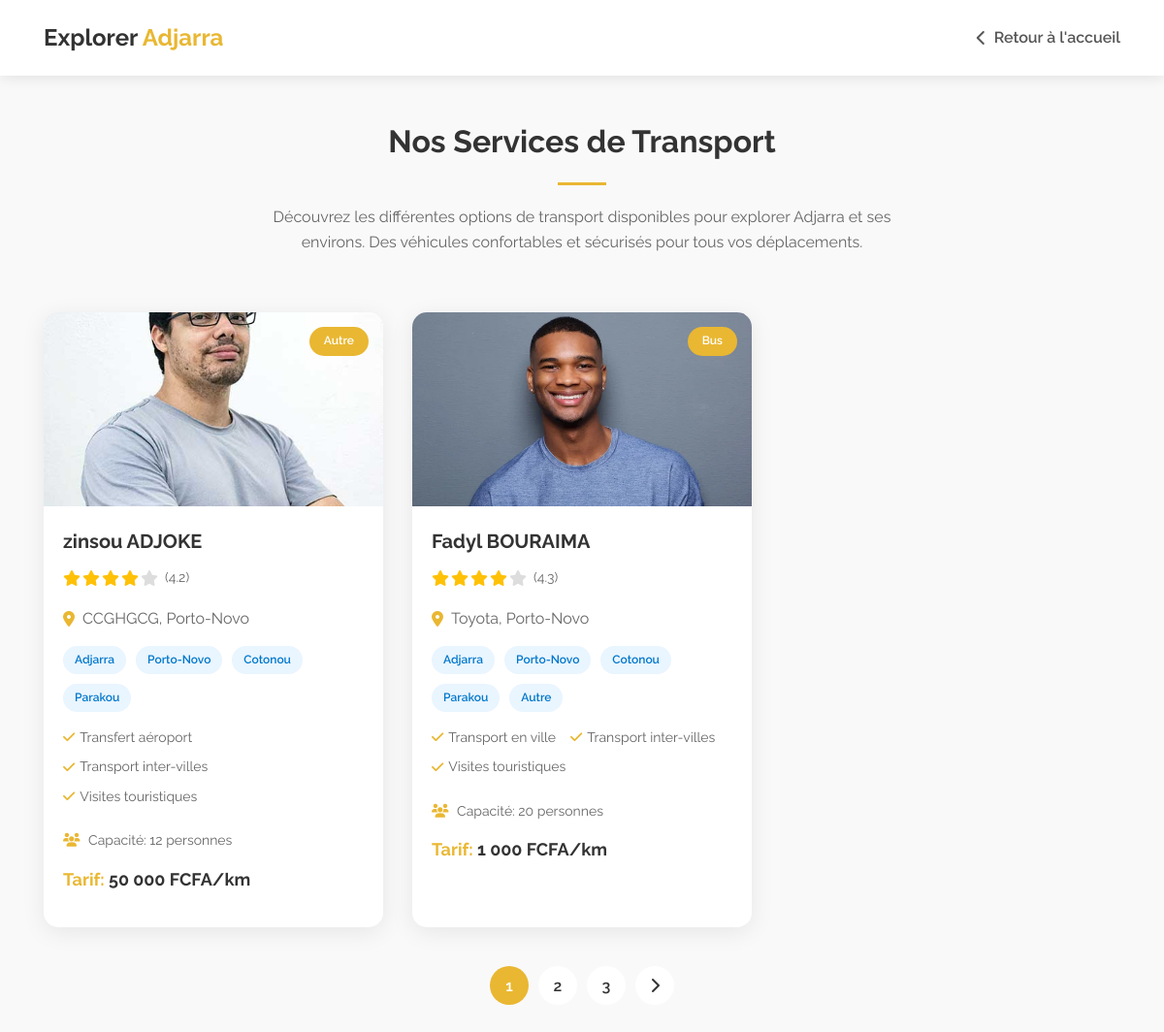
/pages/ptransport.php, run on the app's committed database.
### tables this page shows
CREATE TABLE `transporters` (
  `id` int(11) NOT NULL,
  `first_name` varchar(100) NOT NULL,
  `last_name` varchar(100) NOT NULL,
  `birth_date` date DEFAULT NULL,
  `gender` enum('homme','femme','autre') NOT NULL,
  `address` varchar(255) NOT NULL,
  `city` varchar(100) NOT NULL,
  `phone` varchar(50) NOT NULL,
  `email` varchar(255) NOT NULL,
  `id_number` varchar(50) DEFAULT NULL,
  `driver_license` varchar(50) DEFAULT NULL,
  `experience_years` int(2) NOT NULL,
  `vehicle_type` varchar(255) DEFAULT NULL,
  `vehicle_model` varchar(100) DEFAULT NULL,
  `vehicle_year` int(4) DEFAULT NULL,
  `plate_number` varchar(50) DEFAULT NULL,
  `passenger_capacity` int(2) DEFAULT NULL,
  `languages` varchar(255) DEFAULT NULL,
  `services` varchar(255) DEFAULT NULL,
  `regions` varchar(255) DEFAULT NULL,
  `rate_per_km` decimal(10,2) DEFAULT NULL,
  `biography` text DEFAULT NULL,
  `profile_photo` varchar(255) DEFAULT NULL,
  `vehicle_photos` text DEFAULT NULL,
  `documents` text DEFAULT NULL,
  `username` varchar(50) NOT NULL,
  `password` varchar(255) NOT NULL,
  `status` varchar(20) NOT NULL DEFAULT 'pending',
  `created_at` timestamp NOT NULL DEFAULT current_timestamp()
);

### pages/ptransport.php (the view, shortened to what this page needs)
<?php
try {
    $host = "localhost";
    $dbname = "adjarra";
    $username = "root";
    $password = "Fadyl111";
    $conn = new PDO("mysql:host=$host;dbname=$dbname", $username, $password);
    $conn->setAttribute(PDO::ATTR_ERRMODE, PDO::ERRMODE_EXCEPTION);
    $whereConditions = ["status = 'approved'"];
    $sql = "SELECT * FROM transporters WHERE " . implode(" AND ", $whereConditions);
    $stmt = $conn->prepare($sql);
    $stmt->execute();
    $transports = $stmt->fetchAll(PDO::FETCH_ASSOC);
} catch(PDOException $e) {
    $errorMsg = "Erreur de connexion à la base de données : " . $e->getMessage();
}
function safeGet($array, $key, $default = '') {
    return isset($array[$key]) ? $array[$key] : $default;
}
function textToArray($text) {
    return array_map('trim', explode(',', $text));
}
?>
<!DOCTYPE html>
<html lang="fr">
<head>
    <link rel="stylesheet" href="https://cdnjs.cloudflare.com/ajax/libs/font-awesome/6.4.0/css/all.min.css">
</head>
<body>
    <header>
        <div class="container">
            <div class="header-logo">
                <h1>Explorer <span>Adjarra</span></h1>
                <a href="index.php" class="back-link"><i class="fas fa-chevron-left"></i> Retour à l'accueil</a>
            </div>
        </div>
    </header>
    <div class="main-content">
        <div class="container">
            <div class="section-title">
                <h2>Nos Services de Transport</h2>
                <p>Découvrez les différentes options de transport disponibles pour explorer Adjarra et ses environs. Des véhicules confortables et sécurisés pour tous vos déplacements.</p>
            </div>
            <?php if(isset($errorMsg)): ?>
                <div class="alert alert-danger">
                    <?php echo $errorMsg; ?>
                </div>
            <?php else: ?>
                <div class="transports-grid">
                    <?php foreach($transports as $transport): ?>
                        <?php
                            $photo = '/api/placeholder/400/300';
                            if(!empty(safeGet($transport, 'profile_photo'))) {
                                $photo = $transport['profile_photo'];
                            } elseif(!empty(safeGet($transport, 'vehicle_photos'))) {
                                $vehiclePhotos = textToArray($transport['vehicle_photos']);
                                if(!empty($vehiclePhotos) && isset($vehiclePhotos[0])) {
                                    $photo = $vehiclePhotos[0];
                                }
                            }
                            $services = [];
                            if(!empty(safeGet($transport, 'services'))) {
                                $services = textToArray($transport['services']);
                            }
                            $regions = [];
                            if(!empty(safeGet($transport, 'regions'))) {
                                $regions = textToArray($transport['regions']);
                            }
                            $capacity = !empty(safeGet($transport, 'passenger_capacity')) ? intval($transport['passenger_capacity']) : 0;
                            $rating = mt_rand(30, 50) / 10;
                            $vehicleType = !empty(safeGet($transport, 'vehicle_type')) ? $transport['vehicle_type'] : 'Autre';
                            $fullName = safeGet($transport, 'first_name', 'Anonyme') . ' ' . safeGet($transport, 'last_name', '');
                            $displayType = 'Autre';
                            if(stripos($vehicleType, 'voiture') !== false) {
                                $typeIcon = 'fas fa-car';
                                $displayType = 'Voiture';
                            } elseif(stripos($vehicleType, 'minibus') !== false) {
                                $typeIcon = 'fas fa-shuttle-van';
                                $displayType = 'Minibus';
                            } elseif(stripos($vehicleType, 'bus') !== false) {
                                $displayType = 'Bus';
                            } elseif(stripos($vehicleType, 'moto') !== false || stripos($vehicleType, 'zem') !== false) {
                                $typeIcon = 'fas fa-motorcycle';
                                $displayType = 'Moto/Zem';
                            } elseif(stripos($vehicleType, '4x4') !== false || stripos($vehicleType, 'suv') !== false) {
                                $typeIcon = 'fas fa-truck-monster';
                                $displayType = '4x4/SUV';
                            } elseif(stripos($vehicleType, 'taxi') !== false) {
                                $typeIcon = 'fas fa-taxi';
                                $displayType = 'Taxi';
                            }
                        ?>
                        <div class="transport-card">
                            <div class="transport-image">
                                <img src="<?php echo htmlspecialchars($photo); ?>" alt="<?php echo htmlspecialchars($fullName); ?>">
                                <div class="transport-type"><?php echo htmlspecialchars($displayType); ?></div>
                            </div>
                            <div class="transport-details">
                                <h3 class="transport-name"><?php echo htmlspecialchars($fullName); ?></h3>
                                <div class="transport-rating">
                                    <?php
                                        $fullStars = floor($rating);
                                        $halfStar = ($rating - $fullStars) >= 0.5;
                                        for($i = 0; $i < $fullStars; $i++):
                                    ?>
                                        <span class="star"><i class="fas fa-star"></i></span>
                                    <?php endfor; ?>
                                    <?php for($i = $fullStars + ($halfStar ? 1 : 0); $i < 5; $i++): ?>
                                        <span class="star" style="color: #ddd;"><i class="fas fa-star"></i></span>
                                    <?php endfor; ?>
                                    <?php if($rating > 0): ?>
                                        <span style="margin-left: 5px; font-size: 14px; color: #666;">(<?php echo number_format($rating, 1); ?>)</span>
                                    <?php endif; ?>
                                </div>
                                <div class="transport-location">
                                    <i class="fas fa-map-marker-alt"></i>
                                    <?php
                                        $locationInfo = [];
                                        if(!empty(safeGet($transport, 'vehicle_model'))) $locationInfo[] = $transport['vehicle_model'];
                                        if(!empty(safeGet($transport, 'city'))) $locationInfo[] = $transport['city'];
                                        echo htmlspecialchars(implode(', ', $locationInfo) ?: 'Adjarra');
                                    ?>
                                </div>
                                <?php if(!empty($regions)): ?>
                                <div class="transport-badges">
                                    <?php foreach($regions as $region): ?>
                                        <span class="badge badge-primary"><?php echo htmlspecialchars(ucfirst($region)); ?></span>
                                    <?php endforeach; ?>
                                </div>
                                <?php endif; ?>
                                <?php if(!empty($services)): ?>
                                <div class="transport-features">
                                    <?php
                                        $featuresShown = 0;
                                        foreach($services as $service):
                                            if($featuresShown >= 3) break;
                                            $featuresShown++;
                                    ?>
                                        <?php
                                            $icon = 'fas fa-check';
                                            $label = ucfirst($service);
                                        ?>
                                        <div class="transport-feature"><i class="<?php echo $icon; ?>"></i> <?php echo $label; ?></div>
                                    <?php endforeach; ?>
                                </div>
                                <?php endif; ?>
                                <?php if($capacity > 0): ?>
                                <div class="transport-capacity">
                                    <i class="fas fa-users"></i> Capacité: <?php echo $capacity; ?> personne<?php echo $capacity > 1 ? 's' : ''; ?>
                                </div>
                                <?php endif; ?>
                                <div class="transport-rate">
                                    <span>Tarif:</span>
                                    <?php
                                        if(!empty(safeGet($transport, 'rate_per_km'))) {
                                            echo number_format($transport['rate_per_km'], 0, ',', ' ') . ' FCFA/km';
                                        } else {
                                            echo 'Sur demande';
                                        }
                                    ?>
                                </div>
                            </div>
                        </div>
                    <?php endforeach; ?>
                </div>
                <ul class="pagination">
                    <li class="page-item active"><a class="page-link" href="#">1</a></li>
                    <li class="page-item"><a class="page-link" href="#">2</a></li>
                    <li class="page-item"><a class="page-link" href="#">3</a></li>
                    <li class="page-item"><a class="page-link" href="#"><i class="fas fa-chevron-right"></i></a></li>
                </ul>
            <?php endif; ?>
        </div>
    </div>
</body>
</html>

### pages/ptransport.php (style rules this page uses)
* { margin: 0; padding: 0; box-sizing: border-box; font-family: "Raleway", sans-serif; }
body { line-height: 1.6; color: #333; background-color: #f9f9f9; }
.container { width: 100%; padding-right: 15px; padding-left: 15px; margin-right: auto; margin-left: auto; max-width: 1140px; }
header { background-color: #fff; box-shadow: 0 2px 15px rgba(0, 0, 0, 0.1); padding: 20px 0; position: fixed; width: 100%; top: 0; z-index: 100; }
.header-logo { display: flex; align-items: center; justify-content: space-between; }
.header-logo h1 { font-size: 24px; font-weight: 700; color: #333; }
.header-logo h1 span { color: #e9b732; }
.back-link { display: inline-flex; align-items: center; color: #555; text-decoration: none; transition: all 0.3s ease; font-weight: 600; }
.back-link i { margin-right: 8px; }
.main-content { padding: 120px 0 60px; }
.section-title { text-align: center; padding-bottom: 30px; }
.section-title h2 { font-size: 32px; font-weight: bold; margin-bottom: 20px; padding-bottom: 20px; position: relative; color: #333; }
.section-title h2::after { content: ''; position: absolute; display: block; width: 50px; height: 3px; background: #e9b732; bottom: 0; left: calc(50% - 25px); }
.section-title p { color: #666; max-width: 700px; margin: 0 auto; }
.transports-grid { display: grid; grid-template-columns: repeat(auto-fill, minmax(320px, 1fr)); gap: 30px; margin-top: 30px; }
.transport-card { background: #fff; border-radius: 15px; overflow: hidden; box-shadow: 0 5px 25px rgba(0, 0, 0, 0.08); transition: all 0.3s ease; }
.transport-image { height: 200px; position: relative; overflow: hidden; }
.transport-image img { width: 100%; height: 100%; object-fit: cover; transition: transform 0.5s ease; }
.transport-type { position: absolute; top: 15px; right: 15px; background: #e9b732; color: #fff; padding: 5px 15px; border-radius: 20px; font-size: 12px; font-weight: 600; z-index: 1; }
.transport-details { padding: 20px; }
.transport-name { font-size: 20px; font-weight: 700; margin-bottom: 10px; color: #333; }
.transport-location { display: flex; align-items: center; margin-bottom: 15px; color: #666; }
.transport-location i { color: #e9b732; margin-right: 8px; }
.transport-features { display: flex; flex-wrap: wrap; margin-bottom: 15px; }
.transport-feature { display: flex; align-items: center; margin-right: 15px; margin-bottom: 8px; color: #666; font-size: 14px; }
.transport-feature i { color: #e9b732; margin-right: 5px; }
.transport-capacity { margin-bottom: 15px; color: #666; font-size: 14px; }
.transport-capacity i { color: #e9b732; margin-right: 5px; }
.transport-rate { font-size: 18px; font-weight: 700; color: #333; margin-bottom: 15px; }
.transport-rate span { color: #e9b732; }
.pagination { display: flex; justify-content: center; margin-top: 40px; list-style: none; }
.page-item { margin: 0 5px; }
.page-link { display: flex; align-items: center; justify-content: center; width: 40px; height: 40px; border-radius: 50%; background: #fff; color: #333; text-decoration: none; font-weight: 600; transition: all 0.3s ease; }
.page-link:hover, .page-item.active .page-link { background: #e9b732; color: #fff; }
.transport-rating { display: flex; margin-bottom: 15px; }
.star { color: #ffc107; font-size: 16px; margin-right: 2px; }
.transport-badges { display: flex; flex-wrap: wrap; margin-bottom: 15px; gap: 10px; }
.badge { background: #f0f0f0; color: #666; padding: 5px 12px; border-radius: 20px; font-size: 12px; font-weight: 600; }
.badge-primary { background: #e9f5ff; color: #0077cc; }

### data on the page
transporters: profile_photo (picture), displayType "Autre", fullName "zinsou ADJOKE", locationInfo "CCGHGCG, Porto-Novo", regions "Adjarra", regions "Porto-Novo", regions "Cotonou", regions "Parakou", services "Transfert aéroport", services "Transport inter-villes", services "Visites touristiques", passenger_capacity "12", rate_per_km "50 000"
transporters: profile_photo (picture), vehicle_type "Bus", fullName "Fadyl BOURAIMA", locationInfo "Toyota, Porto-Novo", regions "Adjarra", regions "Porto-Novo", regions "Cotonou", regions "Parakou", regions "Autre", services "Transport en ville", services "Transport inter-villes", services "Visites touristiques", passenger_capacity "20", rate_per_km "1 000"
